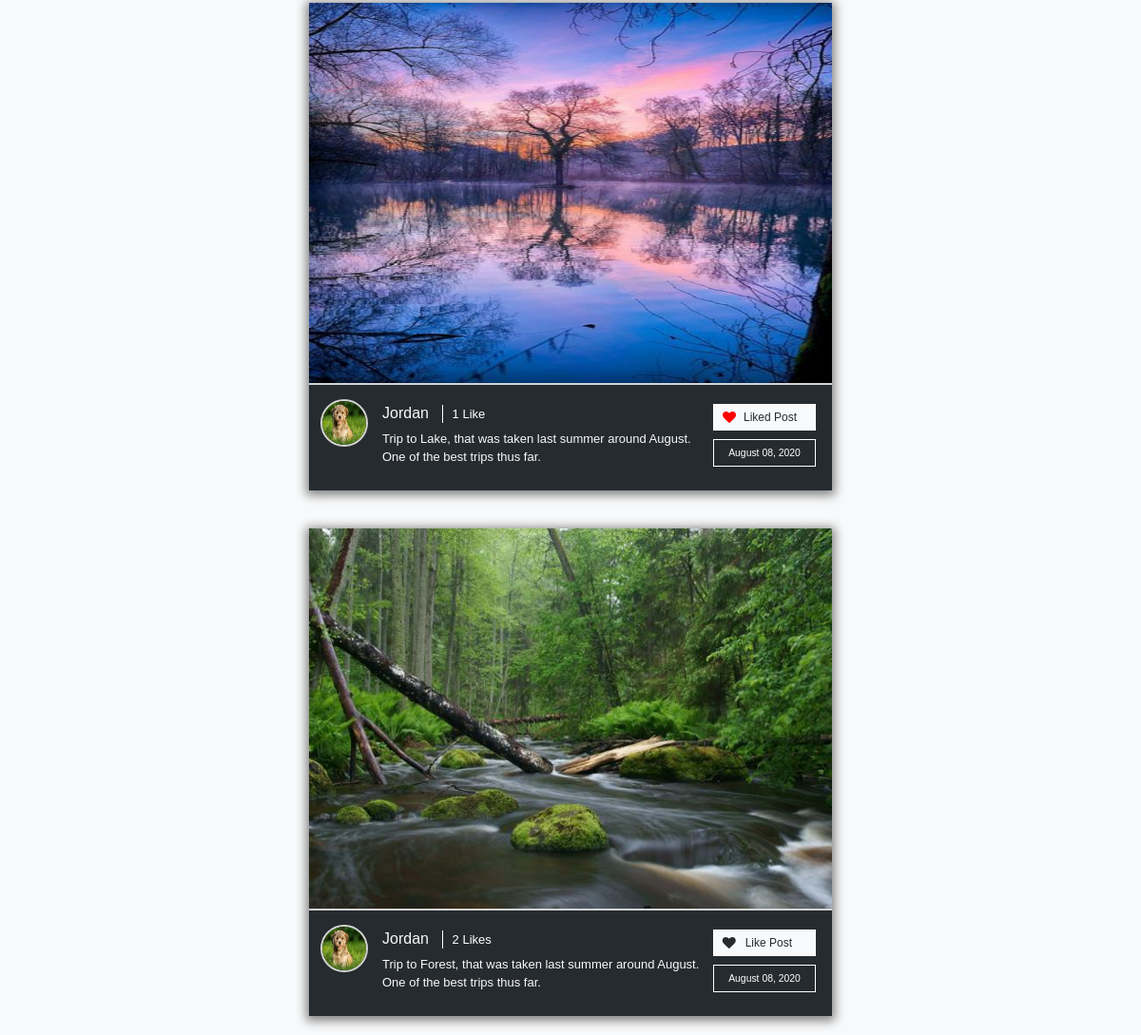
The page / (signed in, lower part) on the database as committed earlier.
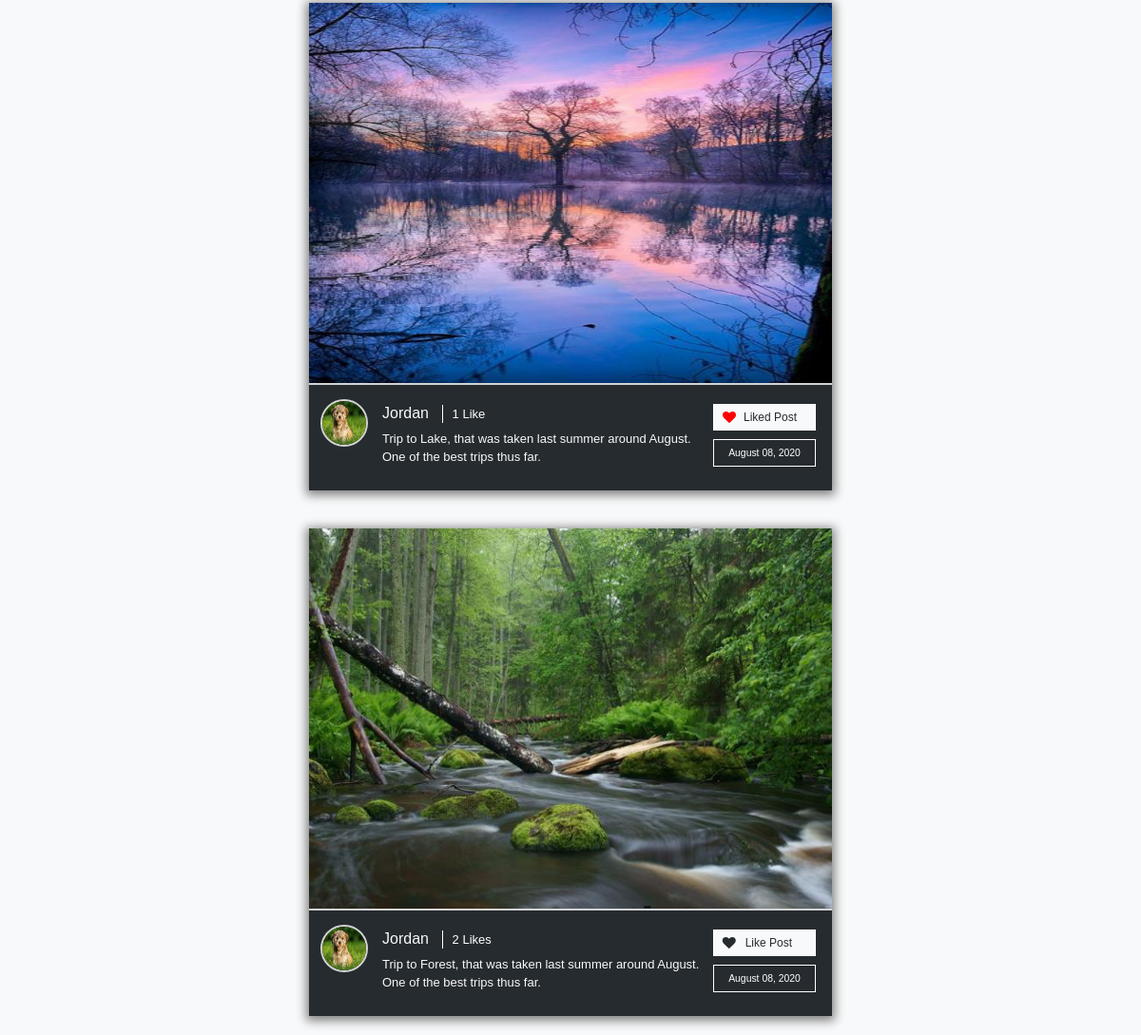
The same page on the database as committed later.
### photo_sharing/models.py (models this page shows, shortened)
class Post(models.Model):
    user = models.ForeignKey(User, on_delete=models.CASCADE)
    image = models.ImageField(upload_to='post-images')
    description = models.TextField()
    date_created = models.DateTimeField(auto_now_add=True)

### users/models.py (models this page shows, shortened)
class Profile(models.Model):
    user = models.OneToOneField(User, on_delete=models.CASCADE)
    image = models.ImageField(default='default.jpg', upload_to='profile-image')
    bio = models.CharField(max_length=150)
    following = models.ManyToManyField(User, related_name='followers')

### photo_sharing/views.py (the view)
# urls.py: path('', views.home_feed, name='home'),
@login_required
def home_feed(request):
    following_list = list(Profile.objects.filter(user=request.user).values("following").all())
    following_list = list(map(lambda item: item["following"], following_list))
    following_list.append(request.user.id)
    newest_posts = Post.objects.filter(user_id__in=following_list).all().order_by('-date_created')[:10]
    return render(request, 'photo_sharing/post_list.html', {
        "post_likes": list(PostLike.objects.filter(user=request.user).values_list('post_id', flat=True).all()),
        "newest_posts": newest_posts,
        "following": list(Profile.objects.get(user=request.user).following.all())[:8],
        "home": True
    })

### users/context_processors.py (called while the page is built)
def isFollowing(request):
    if (request.user.username):
        following_list = list(Profile.objects.get(user=request.user).following.all())
    else:
        following_list = 0
    return {
        'following_list': following_list
    }

### photo_sharing/templates/photo_sharing/post_list.html (shortened to what this page needs)
{% extends 'photo_sharing/layout.html' %}
{% block content %}
{% load static %}
<div class='custom_row'>
<div class='center-col'>
    <div id='global-posts'>
        <br>
        {% for post in newest_posts %}
            <div class="row no-gutters justify-content-center home">
                <div class="col-12 post-block">
                    <div class='post-image'>
                        <img src="{{ post.image.url }}" alt="Post Image">
                    </div>
                    <div class='post-description-section'>
                        <div class='post-user-image'>
                            <img src="{{ post.user.profile.image.url }}" alt="User Profile Image">
                        </div>
                        <div class='post-description'>
                            <a class='username-link' href="{% url 'profile' post.user.username %}"><h6>{{ post.user.username|title }}</h6></a>
                                <div class='likes'><a href="{% url 'likes-list' post.id %}"><p>
                                    {% if post.postlike_set.all.count > 0 %}
                                    <span class="likes-count">{{ post.postlike_set.all.count }}</span>
                                    {% else %}
                                    <span class="likes-count likes-hidden">0</span>
                                    {% endif %}
                                    {% if post.postlike_set.all.count == 1 %}
                                    <span id="like-title"> Like</span>
                                    {% elif post.postlike_set.all.count > 1 %}
                                    <span id="like-title"> Likes</span>
                                    {% else %}
                                    <span class='likes-hidden' id="like-title"> Like</span>
                                    {% endif %}
                                    </p></a></div>
                            <p class='post-p'><span class='post-text' data-description='{{ post.description|capfirst }}'>{{ post.description|capfirst|truncatechars:90 }}</span> </p>
                            {% if post.id not in post_likes %}
                            <a href="{% url 'post-like' post.id %}" data-id="{{post.id}}" class='like-btn'><p><i class="fa fa-heart" aria-hidden="true"></i>Like Post</p></a>
                            {% else %}
                            <a href="{% url 'post-like' post.id %}" data-id="{{post.id}}" class='like-btn liked'><p><i class="fa fa-heart" aria-hidden="true"></i>Liked Post</p></a>
                            {% endif %}
                            <p class='post-date'>{{ post.date_created|date:'F d, Y' }}</p>
                        </div>
                    </div>
                </div>
            </div>
        {% empty %}
        <div class='bg-dark text-white py-3 px-4 mt-4'>Your feed is empty. Begin following people to see their posts here.</div>
        {% endfor %}
    </div>
</div>
</div>
{% endblock %}

Rows that differ between the two databases and show on the page:
changed through a linked row, Post (number 1 of 2 on the later page): user.profile.image: a different picture
changed through a linked row, Post (number 2 of 2 on the later page): user.profile.image: a different picture
